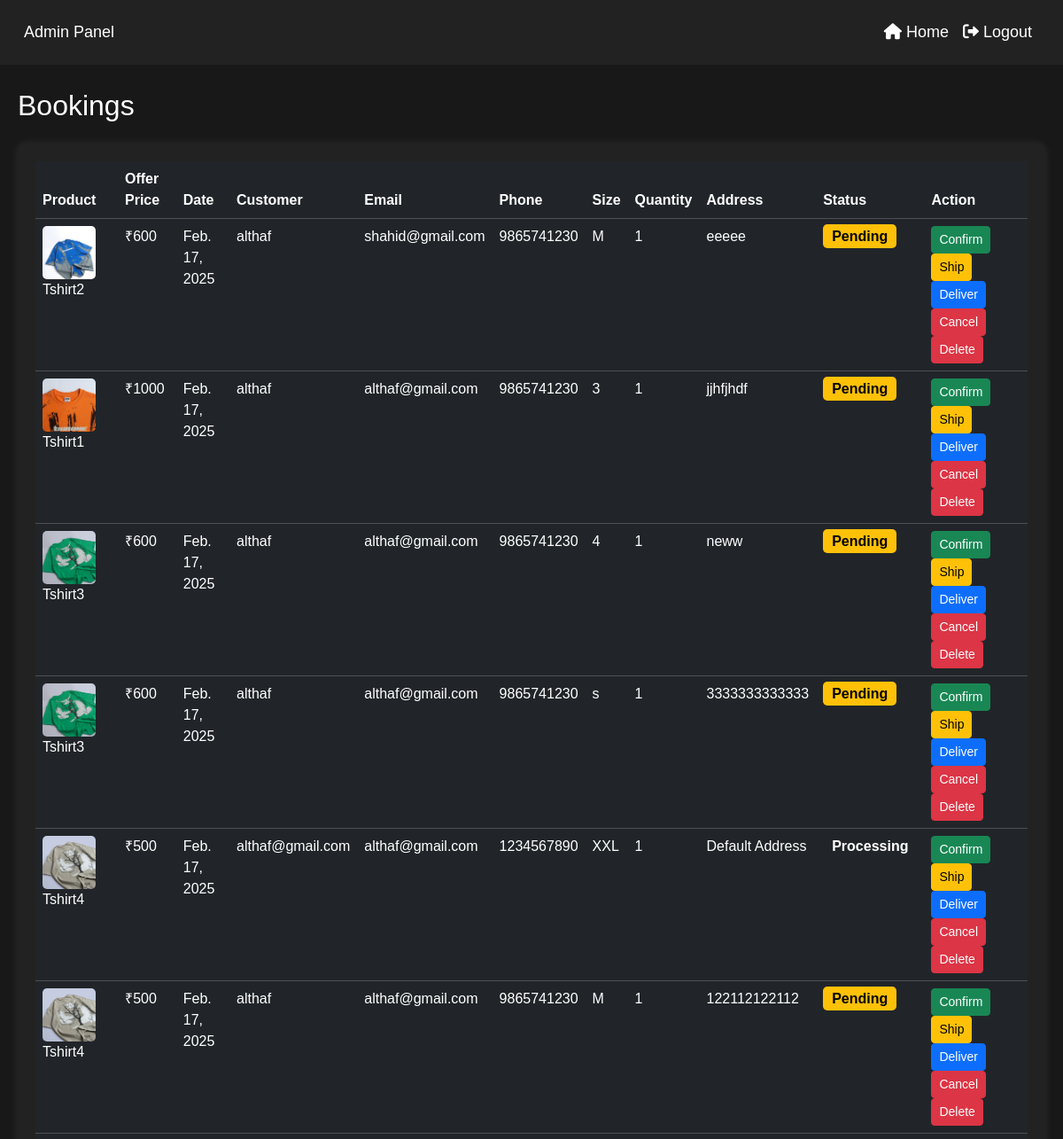
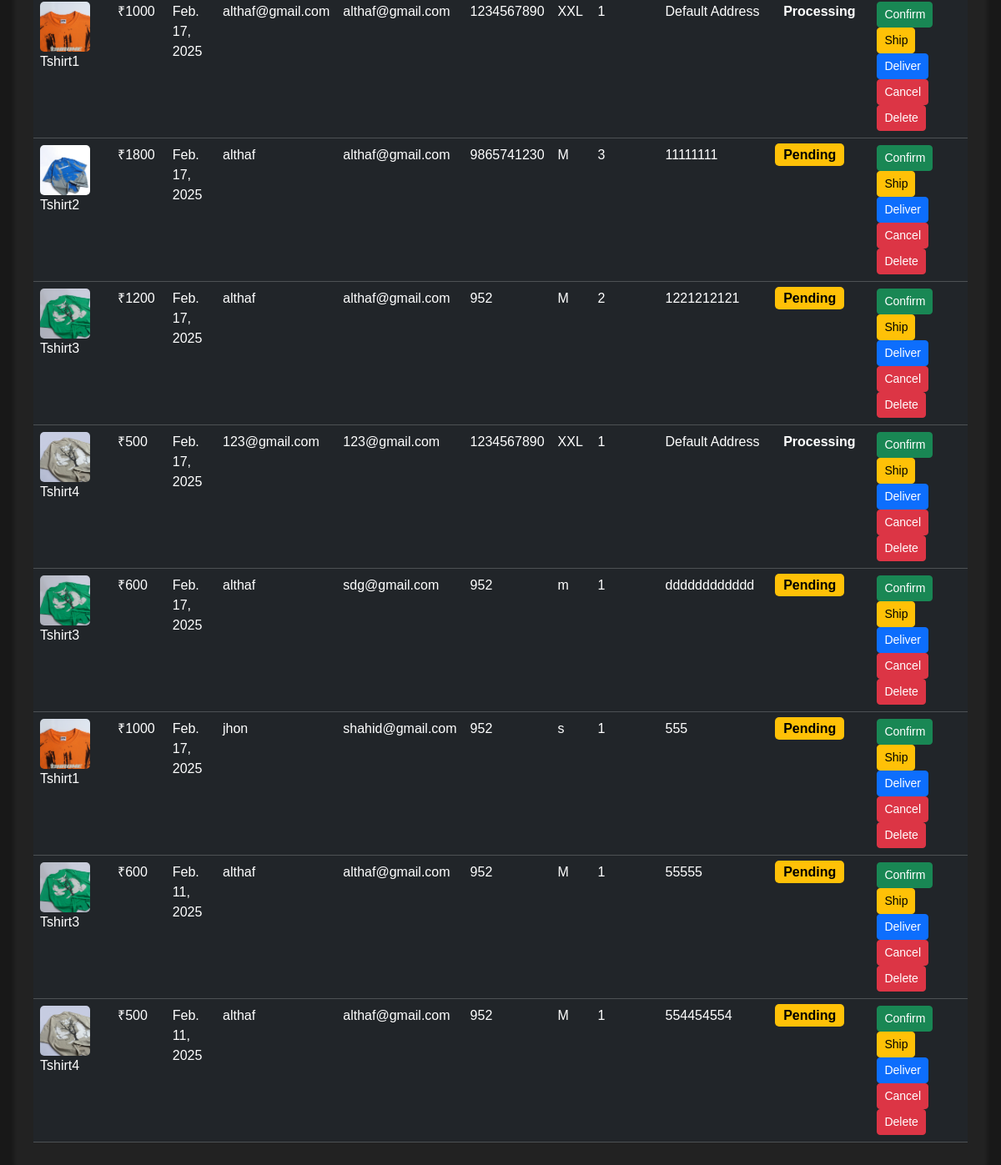
Page /bookings/ on the earlier database version (2 pictures, top to bottom).
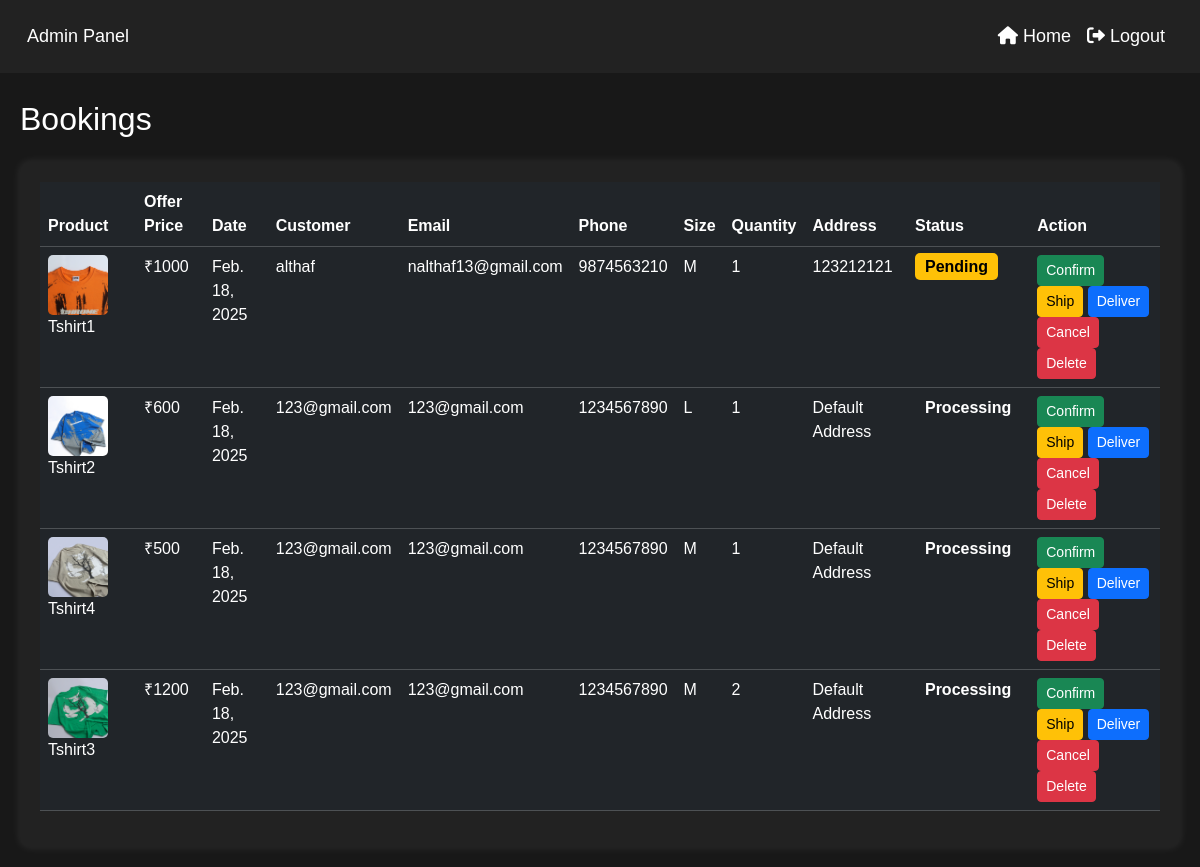
Same page on the later database version.
### app/models.py (models this page shows, shortened)
class Buy(models.Model):
    user=models.ForeignKey(User,on_delete=models.CASCADE)
    product=models.ForeignKey(Product,on_delete=models.CASCADE)
    price=models.IntegerField()
    date=models.DateField(auto_now_add=True)
    size = models.CharField(max_length=10, choices=[('S', 'Small'), ('M', 'Medium'), ('L', 'Large')], default='M')  # Default size is Medium
    quantity = models.PositiveIntegerField(default=1)  # Default quantity is 1
    status = models.CharField(max_length=50, choices=[('Pending', 'Pending'), ('Confirmed', 'Confirmed'), ('Cancelled', 'Cancelled')], default='Pending')

class Product(models.Model):
    pro_id=models.TextField()
    name=models.TextField()
    base_price=models.IntegerField()
    offer_price=models.IntegerField()
    img=models.FileField()
    dis=models.TextField()
    sizes = models.ManyToManyField(Size)  # Allow multiple size selection
    quantity = models.PositiveIntegerField(default=0)

class Order(models.Model):
    name = models.CharField(max_length=100)
    email = models.EmailField()
    phone_number = models.CharField(max_length=15)
    shipping_address = models.TextField()
    status = models.CharField(max_length=20, default='Pending')
    created_at = models.DateTimeField(auto_now_add=True)

### app/views.py (the view)
# urls.py: path('bookings/',views.bookings,name='bookings'),
def bookings(request):
    buys = Buy.objects.all().select_related('product', 'user').order_by('-date')
    orders = Order.objects.all().order_by('-created_at')
    combined_data = zip(buys, orders)
    return render(request, 'shop/bookings.html', {'combined_data': combined_data})

### templates/shop/bookings.html (shortened to what this page needs)
<!DOCTYPE html>
<html lang="en">
<head>
    <link href="https://cdn.jsdelivr.net/npm/bootstrap@5.3.3/dist/css/bootstrap.min.css" rel="stylesheet">
    <link rel="stylesheet" href="https://cdnjs.cloudflare.com/ajax/libs/font-awesome/6.0.0-beta3/css/all.min.css">
</head>
<body>
    <nav class="navbar navbar-expand-lg navbar-dark fixed-top">
        <div class="container-fluid">
            <a class="navbar-brand" href="#">Admin Panel</a>
            <div class="collapse navbar-collapse justify-content-end" id="navbarNav">
                <ul class="navbar-nav">
                    <li class="nav-item">
                        <a class="nav-link" href="../home">
                            <i class="fas fa-home"></i> Home
                        </a>
                    </li>
                    <li class="nav-item">
                        <a class="nav-link" href="../chrome_logout">
                            <i class="fas fa-sign-out-alt"></i> Logout
                        </a>
                    </li>
                </ul>
            </div>
        </div>
    </nav>
    <div class="content">
        <h2>Bookings</h2>
        <div class="table-container mt-4">
            <table class="table table-dark table-hover">
                <thead>
                    <tr>
                        <th>Product</th>
                        <th>Offer Price</th>
                        <th>Date</th>
                        <th>Customer</th>
                        <th>Email</th>
                        <th>Phone</th>
                        <th>Size</th>
                        <th>Quantity</th>
                        <th>Address</th>
                        <th>Status</th>
                        <th>Action</th>
                    </tr>
                </thead>
                <tbody id="bookingTable">
                    {% for buy, order in combined_data %}
                    <tr>
                        <td>
                            <img src="{{ buy.product.img.url }}" alt="{{ buy.product.name }}" class="product-img">
                            {{ buy.product.name }}
                        </td>
                        <td>₹{{ buy.price }}</td>
                        <td>{{ buy.date }}</td>
                        <td>{{ order.name }}</td>
                        <td>{{ order.email }}</td>
                        <td>{{ order.phone_number }}</td>
                        <td>{{ buy.size }}</td>
                        <td>{{ buy.quantity }}</td>
                        <td>{{ order.shipping_address }}</td>
                        <td>
                            <span class="status-badge
                                {% if order.status == 'Pending' %}status-pending
                                {% elif order.status == 'Confirmed' %}status-confirmed
                                {% elif order.status == 'Cancelled' %}status-cancelled
                                {% endif %}">
                                {{ order.status }}
                            </span>
                        </td>
                        <td>
                            <a href="{% url 'update_order_status' order.id 'Confirmed' %}" class="btn btn-success btn-sm">Confirm</a>
                            <a href="{% url 'update_order_status' order.id 'Shipped' %}" class="btn btn-warning btn-sm">Ship</a>
                            <a href="{% url 'update_order_status' order.id 'Delivered' %}" class="btn btn-primary btn-sm">Deliver</a>
                            <a href="{% url 'update_order_status' order.id 'Cancelled' %}" class="btn btn-danger btn-sm">Cancel</a>
<a href="{% url 'delete_booking' buy.id %}" class="btn btn-danger btn-sm" onclick="return confirm('Are you sure you want to delete this booking?')">Delete</a>
                        </td>
                    </tr>
                    {% empty %}
                    <tr>
                        <td colspan="11" class="text-center">No bookings found</td>
                    </tr>
                    {% endfor %}
                </tbody>
            </table>
        </div>
    </div>
</body>
</html>

Differences in the rows shown:
removed Buy: product.img (picture), product.name "Tshirt2", price "600", date "Feb. 17, 2025", name "althaf", email "shahid@gmail.com", phone_number "9865741230", size "M", quantity "1", shipping_address "eeeee", status "Pending"
removed Buy: product.img (picture), product.name "Tshirt1", price "1000", date "Feb. 17, 2025", name "althaf", email "althaf@gmail.com", phone_number "9865741230", size "3", quantity "1", shipping_address "jjhfjhdf", status "Pending"
removed Buy: product.img (picture), product.name "Tshirt3", price "600", date "Feb. 17, 2025", name "althaf", email "althaf@gmail.com", phone_number "9865741230", size "4", quantity "1", shipping_address "neww", status "Pending"
removed Buy: product.img (picture), product.name "Tshirt3", price "600", date "Feb. 17, 2025", name "althaf", email "althaf@gmail.com", phone_number "9865741230", size "s", quantity "1", shipping_address "3333333333333", status "Pending"
removed Buy: product.img (picture), product.name "Tshirt4", price "500", date "Feb. 17, 2025", name "althaf@gmail.com", email "althaf@gmail.com", phone_number "1234567890", size "XXL", quantity "1", shipping_address "Default Address", status "Processing"
removed Buy: product.img (picture), product.name "Tshirt4", price "500", date "Feb. 17, 2025", name "althaf", email "althaf@gmail.com", phone_number "9865741230", size "M", quantity "1", shipping_address "122112122112", status "Pending"
removed Buy: product.img (picture), product.name "Tshirt1", price "1000", date "Feb. 17, 2025", name "althaf@gmail.com", email "althaf@gmail.com", phone_number "1234567890", size "XXL", quantity "1", shipping_address "Default Address", status "Processing"
removed Buy: product.img (picture), product.name "Tshirt2", price "1800", date "Feb. 17, 2025", name "althaf", email "althaf@gmail.com", phone_number "9865741230", size "M", quantity "3", shipping_address "11111111", status "Pending"
removed Buy: product.img (picture), product.name "Tshirt3", price "1200", date "Feb. 17, 2025", name "althaf", email "althaf@gmail.com", phone_number "952", size "M", quantity "2", shipping_address "1221212121", status "Pending"
removed Buy: product.img (picture), product.name "Tshirt4", price "500", date "Feb. 17, 2025", name "123@gmail.com", email "123@gmail.com", phone_number "1234567890", size "XXL", quantity "1", shipping_address "Default Address", status "Processing"
removed Buy: product.img (picture), product.name "Tshirt3", price "600", date "Feb. 17, 2025", name "althaf", email "sdg@gmail.com", phone_number "952", size "m", quantity "1", shipping_address "dddddddddddd", status "Pending"
removed Buy: product.img (picture), product.name "Tshirt1", price "1000", date "Feb. 17, 2025", name "jhon", email "shahid@gmail.com", phone_number "952", size "s", quantity "1", shipping_address "555", status "Pending"
removed Buy: product.img (picture), product.name "Tshirt3", price "600", date "Feb. 11, 2025", name "althaf", email "althaf@gmail.com", phone_number "952", size "M", quantity "1", shipping_address "55555", status "Pending"
removed Buy: product.img (picture), product.name "Tshirt4", price "500", date "Feb. 11, 2025", name "althaf", email "althaf@gmail.com", phone_number "952", size "M", quantity "1", shipping_address "554454554", status "Pending"
added Buy: product.img (picture), product.name "Tshirt1", price "1000", date "Feb. 18, 2025", name "althaf", email "nalthaf13@gmail.com", phone_number "9874563210", size "M", quantity "1", shipping_address "123212121", status "Pending"
added Buy: product.img (picture), product.name "Tshirt2", price "600", date "Feb. 18, 2025", name "123@gmail.com", email "123@gmail.com", phone_number "1234567890", size "L", quantity "1", shipping_address "Default Address", status "Processing"
added Buy: product.img (picture), product.name "Tshirt4", price "500", date "Feb. 18, 2025", name "123@gmail.com", email "123@gmail.com", phone_number "1234567890", size "M", quantity "1", shipping_address "Default Address", status "Processing"
added Buy: product.img (picture), product.name "Tshirt3", price "1200", date "Feb. 18, 2025", name "123@gmail.com", email "123@gmail.com", phone_number "1234567890", size "M", quantity "2", shipping_address "Default Address", status "Processing"
